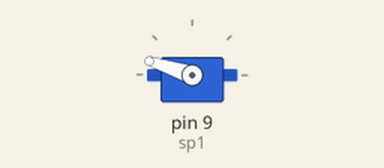
This sketch was run on a simulated Arduino Uno, built with avr-gcc and run on an emulated ATmega328P. Shown: servo. Wiring (inferred from the names in the program): servo: signal pin 9. Servo pulses on a pin are drawn as a servo (544–2400 µs = 0–180°); what the sketch prints to the serial monitor is not drawn.

Above: at 6.75 s.
Timing chart, 0 to 9.7 s (numbered marks = the images above):
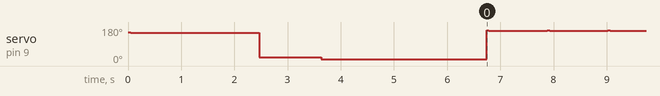

The sketch:

ElectricDemo.ino
```cpp
int sp1 = 9;
int pulsewidth;
int val;
int val1;
int myangle1;

void servopulse(int sp1 , int val1) {
  myangle1 = map(val1, 0, 180, 500, 2480);
  digitalWrite(sp1, HIGH);
  delayMicroseconds(myangle1);
  digitalWrite(sp1, LOW);
  delay(20 - val1 / 1000);
}

void setup() {
  pinMode(sp1, OUTPUT);
  Serial.begin(9600);
  Serial.println("servu=o_seral_simple ready");

  for (int i = 0; i <= 110 ; ++i) {
    servopulse(sp1 , 150);
  }

  for (int i = 0 ; i <= 55; ++i) {
    servopulse(sp1 , 20);
  }

  for (int i = 0 ; i < 150 ; ++i) {
    servopulse(sp1 , 10);
  }
  Serial.println("Hello world");
}

void loop() {
  val = '8';
  if (val > '0' && val <= '9') {
    val1 = val - '0';
    val1 = map(val1 , 0, 9 , 0 , 180);
    Serial.println("moving servo to");
    Serial.println(val1, DEC);
    Serial.println();
    for (int i = 0; i <= 50 ; ++i) {
      servopulse(sp1, val1);
    }
  }
}
```
